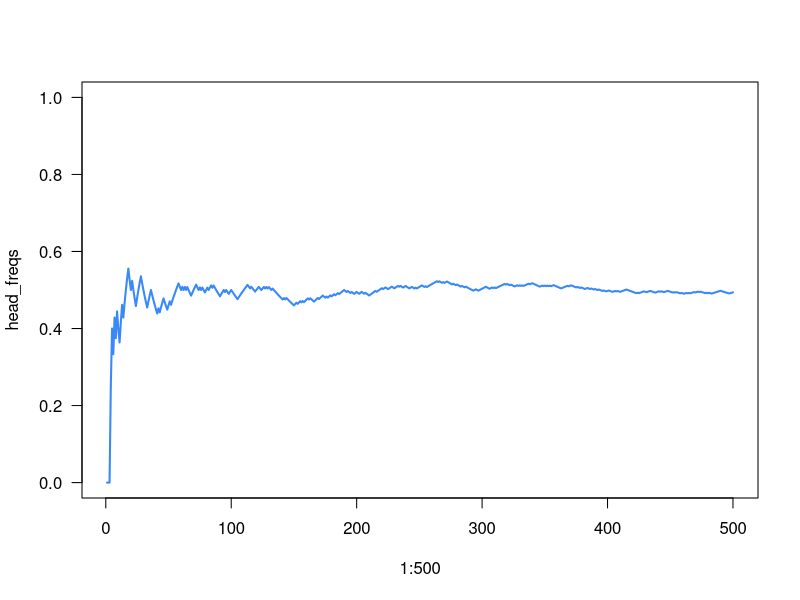

Here is the R script that generated this plot: (Note: this script raises an error after producing the figure.)
## ---- chunk 1
knitr::opts_chunk$set(echo = TRUE, error = TRUE)
## ---- chunk 2
# coin object
coin <- c("heads", "tails")
coin
## ---- chunk 3
# one toss
sample(coin, size = 1)
## ---- chunk 4
# 3 tosses
sample(coin, size = 3, replace = TRUE)
## ---- chunk 5
# 6 tosses
sample(coin, size = 6, replace = TRUE)
## ---- chunk 6
#' @title coin toss function 
#' @description simulates tossing a coin a given number of times
#' @param coin object (a vector)
#' @param times number of tosses
#' @return vector of tosses
toss <- function(coin, times = 1) {
  sample(coin, size = times, replace = TRUE)
}

# default call (1 toss)
toss(coin)

# 5 tosses
toss(coin, times = 4)
## ---- chunk 7
#' @title coin toss function 
#' @description simulates tossing a coin a given number of times
#' @param coin object (a vector)
#' @param times number of tosses
#' @param prob vector of proabilities for each side of the coin
#' @return vector of tosses
toss <- function(coin, times = 1, prob = NULL) {
  sample(coin, size = times, replace = TRUE, prob = prob)
}

# toss a loaded coin 10 times
toss(coin, times = 10, prob = c(0.8, 0.2))
## ---- chunk 8
# five tosses
five <- toss(coin, times = 5)

# proportion of heads and tails
sum(five == "heads") / 5
sum(five == "tails") / 5
## ---- chunk 9
# relative frequencies of heads
cumsum(five == "heads") / 1:length(five)

# relative frequencies of tails
cumsum(five == "tails") / 1:length(five)
## ---- chunk 10
set.seed(5938)
hundreds <- toss(coin, times = 500)
head_freqs = cumsum(hundreds == "heads") / 1:500

plot(1:500, head_freqs, type = "l", ylim = c(0, 1), las = 1,
     col = "#3989f8", lwd = 2)
## ---- chunk 11
# random seed
set.seed(534)

# five tosses
five <- toss(coin, times = 5)

# prop of heads in five
sum(five == "heads") / length(five)
## ---- chunk 12
# six tosses
six <- toss(coin, times = 6)

# prop of heads in six
sum(six == "heads") / length(five)
## ---- chunk 13
# object coin via structure()
coin1 <- structure(c("heads", "tails"), class = "coin") 

# object coin via class()
coin2 <- c("heads", "tails")
class(coin2) <- "coin" 
## ---- chunk 14
class(coin1)
## ---- chunk 15
inherits(coin2, "coin")
## ---- chunk 16
toss(coin1, times = 5)
## ---- chunk 17
toss(c('tic', 'tac', 'toe'))
## ---- chunk 18
toss <- function(coin, times = 1, prob = NULL) {
  if (class(coin) != "coin") {
    stop("\nflip() requires an object 'coin'")
  }
  sample(coin, size = times, replace = TRUE, prob = prob)
}

# ok
toss(coin1)

# bad coin
toss(c('tic', 'tac', 'toe'))
## ---- chunk 19
# print method
print
## ---- chunk 20
# plot method
plot
## ---- chunk 21
# methods for objects "matrix"
methods(class = "matrix")
## ---- chunk 22
toss <- function(x, ...) UseMethod("toss")
## ---- chunk 23
toss.coin <- function(coin, times = 1, prob = NULL) {
  sample(coin, size = times, replace = TRUE, prob = prob)
}
## ---- chunk 24
toss(coin1)
## ---- chunk 25
# no flip() method for regular vectors
toss(c('tic', 'tac', 'toe'))
## ---- chunk 26
# object coin
coin1 <- c("heads", "tails")
class(coin1) <- "coin" 
## ---- chunk 27
ttt <- c('tic', 'tac', 'toe')
class(ttt) <- "coin"

toss(ttt)
## ---- chunk 28
coin <- function(object = c("heads", "tails")) {
  class(object) <- "coin"
  object
}

# default coin
coin()

# another coin
coin(c("h", "t"))
## ---- chunk 29
coin <- function(object = c("heads", "tails")) {
  if (length(object) != 2) {
    stop("\n'object' must be of length 2")
  }
  class(object) <- "coin"
  object
}

# US penny
penny <- coin(c("lincoln", "shield"))
penny
## ---- chunk 30
# invalid coin
coin(ttt)
## ---- chunk 31
coin <- function(object = c("heads", "tails"), prob = c(0.5, 0.5)) {
  if (length(object) != 2) {
    stop("\n'object' must be of length 2")
  }
  attr(object, "prob") <- prob
  class(object) <- "coin"
  object
}

coin()
## ---- chunk 32
check_prob <- function(prob) {
  if (length(prob) != 2 | !is.numeric(prob)) {
    stop("\n'prob' must be a numeric vector of length 2")
  }
  if (any(prob < 0) | any(prob > 1)) {
    stop("\n'prob' values must be between 0 and 1")
  }
  if (sum(prob) != 1) {
    stop("\nelements in 'prob' must add up to 1")
  }
  TRUE
}
## ---- chunk 33
# good prob
check_prob(c(0.5, 0.5))
check_prob(c(0.1, 0.9))
check_prob(c(1/3, 2/3))
check_prob(c(1/3, 6/9))
## ---- chunk 34
# bad length
check_prob(1)
# bad length
check_prob(c(0.1, 0.2, 0.3))
# negative probability
check_prob(c(-0.2, 0.8))
# what should we do in this case?
check_prob(c(0.33, 0.66))     
## ---- chunk 35
coin <- function(object = c("heads", "tails"), prob = c(0.5, 0.5)) {
  if (length(object) != 2) {
    stop("\n'object' must be of length 2")
  }
  check_prob(prob)
  attr(object, "prob") <- prob
  class(object) <- "coin"
  object
}

coin1 <- coin()
coin1
## ---- chunk 36
toss.coin <- function(coin, times = 1) {
  sample(coin, size = times, replace = TRUE, prob = attr(coin, 'prob'))
}
## ---- chunk 37
set.seed(2341)
load_coin <- coin(c('HEADS', 'tails'), prob = c(0.75, 0.25))
toss(load_coin, times = 6)
## ---- chunk 38
quarter1 <- coin(c("washington", "fort")) 
class(quarter1) <- c("quarter", "coin")
quarter1
## ---- chunk 39
inherits(quarter1, "coin")
## ---- chunk 40
dime1 <- coin(c("roosevelt", "torch"), prob = c(0.48, 0.52))
class(dime1) <- c("dime", "coin")
dime1
## ---- chunk 41
flips <- toss(coin1, times = 6)

a <- list(
  tosses = flips, 
  total = length(flips),
  heads = sum(flips == "heads"),
  tails = sum(flips == "tails")
)

a
## ---- chunk 42
make_toss <- function(coin, flips) {
  res <- list(
    coin = coin,
    tosses = flips,
    total = length(flips),
    heads = sum(flips == coin[1]),
    tails = sum(flips == coin[2]))
  class(res) <- "toss"
  res
}
## ---- chunk 43
toss.coin <- function(coin, times = 1) {
  flips <- sample(coin, size = times, replace = TRUE, prob = attr(coin, 'prob'))
  make_toss(coin, flips)
}
## ---- chunk 44
set.seed(2233)
fair <- coin()
toss(fair, times = 5)
## ---- chunk 45
supertoss <- function(coin, times = 1) {
  flips <- flip(coin, times = times)
  res <- list(
    coin = coin,
    tosses = flips,
    total = length(flips),
    heads = sum(flips == coin[1]),
    tails = sum(flips == coin[2]))
  class(res) <- "toss"
  res
}
## ---- chunk 46
quarter1 <- coin(c("washington", "fort")) 
class(quarter1) <- c("quarter", "coin")
quarter1

toss(quarter1, times = 4)
## ---- chunk 47
toss(quarter1, times = -4)
## ---- chunk 48
toss.coin <- function(coin, times = 1) {
  if (times <= 0) {
    stop("\nargument 'times' must be a positive integer")
  }
  flips <- sample(coin, size = times, replace = TRUE, prob = attr(coin, 'prob'))
  make_toss(coin, flips)
}

# this works ok
toss(quarter1, 5)

# this doesn't work, but the error message is clear
toss(quarter1, -4)
## ---- chunk 49
# auxiliary function to check 'times' input
check_times <- function(times) {
  if (times <= 0 | !is.numeric(times)) {
    stop("\nargument 'times' must be a positive integer")
  } else {
    TRUE
  }
}
## ---- chunk 50
toss.coin <- function(coin, times = 1) {
  if (times <= 0) {
    stop("\nargument 'times' must be a positive integer")
  }
  flips <- sample(coin, size = times, replace = TRUE, prob = attr(coin, 'prob'))
  make_toss(coin, flips)
}

toss(quarter1, 5)
## ---- chunk 51
# print method for object of class "toss"
print.toss <- function(x, ...) {
  cat('object "toss"\n')
  cat(sprintf('coin: "%s", "%s"', x$coin[1], x$coin[2]), "\n")
  cat("total tosses:", x$total, "\n")
  cat(sprintf("num of %s:", x$coin[1]), x$heads, "\n")
  cat(sprintf("num of %s:", x$coin[2]), x$tails, "\n")
  invisible(x)
}
## ---- chunk 52
# testing print method
quarter_flips <- toss(quarter1, 50)
quarter_flips
## ---- chunk 53
summary.toss <- function(object) {
  structure(object, class = c("summary.toss", class(object)))
}

print.summary.toss <- function(x, ...) {
  cat('summary "toss"\n\n')
  cat(sprintf('coin: "%s", "%s"', x$coin[1], x$coin[2]), "\n")
  cat("total tosses:", x$total, "\n\n")
  cat(sprintf("num of %s:", x$coin[1]), x$heads, "\n")
  cat(sprintf("prop of %s:", x$coin[1]), x$heads/x$total, "\n\n")
  cat(sprintf("num of %s:", x$coin[2]), x$tails, "\n")
  cat(sprintf("prop of %s:", x$coin[2]), x$tails/x$total, "\n")
  invisible(x)
}
## ---- chunk 54
summary(quarter_flips)
## ---- chunk 55
head_freqs <- function(x) {
  cumsum(x$tosses == x$coin[1]) / 1:x$total
}


tail_freqs <- function(x) {
  cumsum(x$tosses == x$coin[2]) / 1:x$total
}


frequencies <- function(x, side = 1) {
  if (side == 1) {
    return(head_freqs(x))
  } else {
    return(tail_freqs(x))
  }
}
## ---- chunk 56
plot.toss <- function(x, side = 1, ...) {
  freqs <- frequencies(x, side = side)
  plot(1:x$total, freqs, type = "n", ylim = c(0, 1), las = 1,
       xlab = "number of tosses", bty = "n",
       ylab = sprintf("relative frequency of %s", x$coin[side]))
  abline(h = 0.5, col = "gray70", lwd = 1.5)
  lines(1:x$total, freqs, col = "tomato", lwd = 2)
  title(sprintf("Relative Frequencies in a series of %s coin tosses", x$total))
}
## ---- chunk 57
plot(quarter_flips)
## ---- chunk 58
"[<-.toss" <- function(x, i, value) {
  if (value != x$coin[1] & value != x$coin[2]) {
    stop(sprintf('\nreplacing value must be %s or %s', x$coin[1], x$coin[2]))
  }
  x$tosses[i] <- value
  make_toss(x$coin, x$tosses)
}
## ---- chunk 59
set.seed(3752)
b <- toss(dime1, times = 5)
b$tosses

# replacement
b[1] <- "torch"
b$tosses
## ---- chunk 60
# replacement in sixth position (weird!)
b[6] <- "torch"
b
## ---- chunk 61
# replacement
b[10] <- "torch"
b
## ---- chunk 62
"[<-.toss" <- function(x, i, value) {
  if (value != x$coin[1] & value != x$coin[2]) {
    stop(sprintf('\nreplacing value must be %s or %s', x$coin[1], x$coin[2]))
  }
  if (i > x$total) {
    stop("\nindex out of bounds")
  }
  x$tosses[i] <- value
  make_toss(x$coin, x$tosses)
}
## ---- chunk 63
set.seed(3752)
b <- toss(dime1, times = 5)
b$tosses

# replacement
b[10] <- "torch"
## ---- chunk 64
b$tosses[3]
## ---- chunk 65
"[.toss" <- function(x, i) {
  x$tosses[i]
}
## ---- chunk 66
set.seed(3752)
b <- toss(dime1, times = 5)
b$tosses
b[1]
## ---- chunk 67
is.toss <- function(x) {
  inherits(x, "toss")
}

is.toss(b)
is.toss(c("heads", "tails"))
## ---- chunk 68
"+.toss" <- function(obj, incr) {
  if (length(incr) != 1 | incr <= 0) {
    stop("\ninvalid increament (must be positive)")
  }
  more_flips <- toss(obj$coin, times = incr)
  make_toss(obj$coin, c(obj$tosses, more_flips$tosses))
}
## ---- chunk 69
# add four more tosses
mycoin <- coin()
seven <- toss(mycoin, times = 7)
seven
## ---- chunk 70
# two more flips
seven + 2

# three more flips
seven + 3
